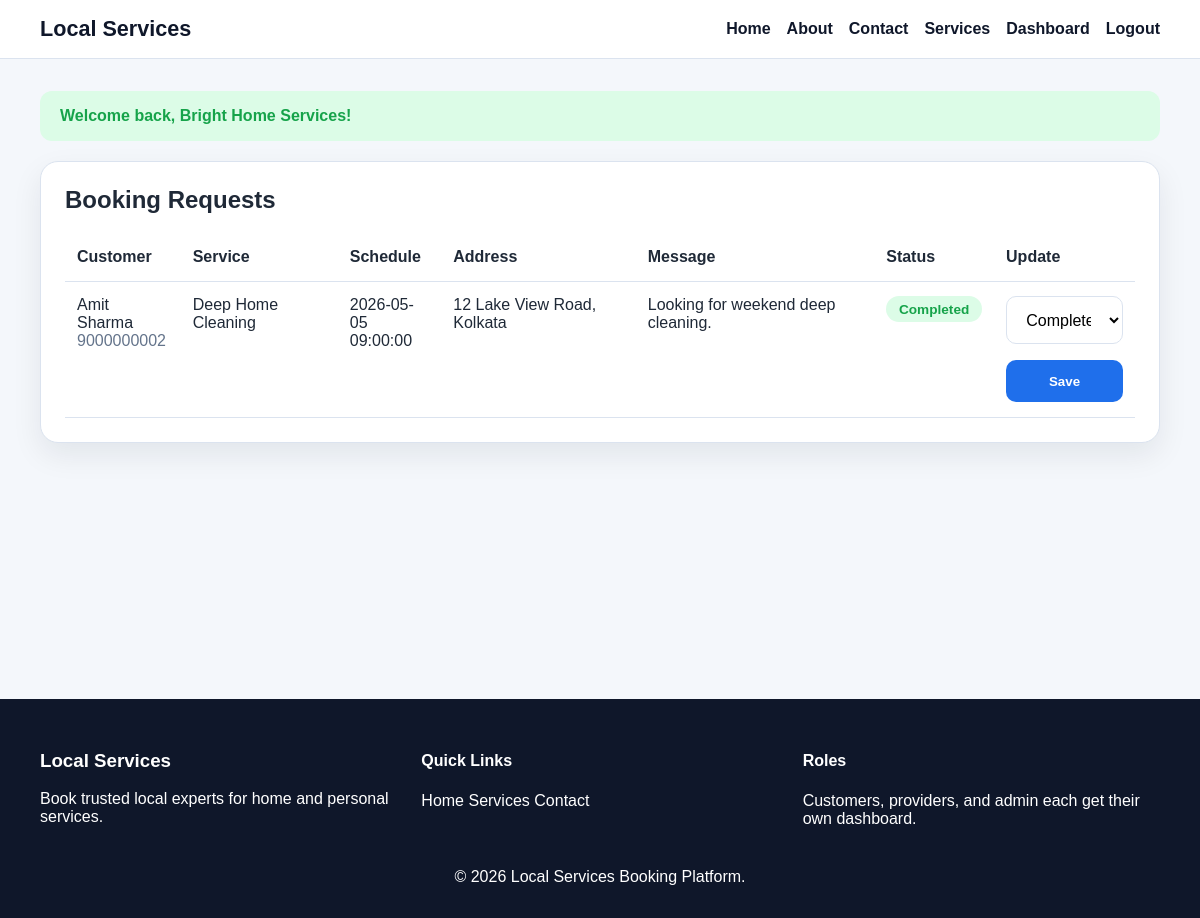
The page /provider/booking-requests.php (signed in) on the database its author committed.
### tables this page shows
CREATE TABLE bookings (
    id INT AUTO_INCREMENT PRIMARY KEY,
    customer_id INT NOT NULL,
    service_id INT NOT NULL,
    provider_id INT NOT NULL,
    booking_date DATE NOT NULL,
    booking_time TIME NOT NULL,
    address TEXT NOT NULL,
    message TEXT,
    status ENUM('pending', 'accepted', 'rejected', 'completed') DEFAULT 'pending',
    created_at TIMESTAMP DEFAULT CURRENT_TIMESTAMP,
    CONSTRAINT fk_bookings_customer FOREIGN KEY (customer_id) REFERENCES users(id) ON DELETE CASCADE,
    CONSTRAINT fk_bookings_service FOREIGN KEY (service_id) REFERENCES services(id) ON DELETE CASCADE,
    CONSTRAINT fk_bookings_provider FOREIGN KEY (provider_id) REFERENCES users(id) ON DELETE CASCADE
);

CREATE TABLE users (
    id INT AUTO_INCREMENT PRIMARY KEY,
    name VARCHAR(100) NOT NULL,
    email VARCHAR(120) NOT NULL UNIQUE,
    password VARCHAR(255) NOT NULL,
    phone VARCHAR(20) NOT NULL,
    address TEXT NOT NULL,
    role ENUM('customer', 'provider', 'admin') NOT NULL,
    created_at TIMESTAMP DEFAULT CURRENT_TIMESTAMP
);

CREATE TABLE services (
    id INT AUTO_INCREMENT PRIMARY KEY,
    provider_id INT NOT NULL,
    category_id INT NOT NULL,
    title VARCHAR(150) NOT NULL,
    description TEXT NOT NULL,
    price DECIMAL(10,2) NOT NULL,
    location VARCHAR(150) NOT NULL,
    status ENUM('active', 'inactive') DEFAULT 'active',
    created_at TIMESTAMP DEFAULT CURRENT_TIMESTAMP,
    CONSTRAINT fk_services_provider FOREIGN KEY (provider_id) REFERENCES users(id) ON DELETE CASCADE,
    CONSTRAINT fk_services_category FOREIGN KEY (category_id) REFERENCES categories(id) ON DELETE CASCADE
);

### includes/functions.php (called while the page is built, shortened)
<?php
function h(?string $value): string
{
    return htmlspecialchars((string) $value, ENT_QUOTES, 'UTF-8');
}
function fetch_all_assoc(mysqli_stmt $stmt): array
{
    $result = $stmt->get_result();
    return $result ? $result->fetch_all(MYSQLI_ASSOC) : [];
}
function get_status_badge_class(string $status): string
{
    return match ($status) {
        'accepted', 'active', 'completed' => 'badge-success',
        'rejected', 'inactive' => 'badge-danger',
        default => 'badge-warning',
    };
}
function booking_status_options(): array
{
    return ['pending', 'accepted', 'rejected', 'completed'];
}
?>

### provider/booking-requests.php (the view, shortened to what this page needs)
<?php
require_once __DIR__ . '/../includes/functions.php';
$user = current_user();
$stmt = $mysqli->prepare("
    SELECT bookings.*, services.title, users.name AS customer_name, users.phone AS customer_phone
    FROM bookings
    INNER JOIN services ON bookings.service_id = services.id
    INNER JOIN users ON bookings.customer_id = users.id
    WHERE bookings.provider_id = ?
    ORDER BY bookings.created_at DESC
");
$stmt->bind_param('i', $user['id']);
$stmt->execute();
$bookings = fetch_all_assoc($stmt);
require_once __DIR__ . '/../includes/header.php';
?>
<section class="table-card">
    <h2>Booking Requests</h2>
    <table>
        <thead>
            <tr>
                <th>Customer</th>
                <th>Service</th>
                <th>Schedule</th>
                <th>Address</th>
                <th>Message</th>
                <th>Status</th>
                <th>Update</th>
            </tr>
        </thead>
        <tbody>
            <?php if ($bookings): ?>
                <?php foreach ($bookings as $booking): ?>
                    <tr>
                        <td>
                            <?php echo h($booking['customer_name']); ?><br>
                            <span class="muted"><?php echo h($booking['customer_phone']); ?></span>
                        </td>
                        <td><?php echo h($booking['title']); ?></td>
                        <td><?php echo h($booking['booking_date']); ?><br><?php echo h($booking['booking_time']); ?></td>
                        <td><?php echo h($booking['address']); ?></td>
                        <td><?php echo h($booking['message']); ?></td>
                        <td><span class="badge <?php echo get_status_badge_class($booking['status']); ?>"><?php echo h($booking['status']); ?></span></td>
                        <td>
                            <form method="post">
                                <select name="status">
                                    <?php foreach (booking_status_options() as $statusOption): ?>
                                        <option value="<?php echo h($statusOption); ?>" <?php echo $booking['status'] === $statusOption ? 'selected' : ''; ?>>
                                            <?php echo ucfirst($statusOption); ?>
                                        </option>
                                    <?php endforeach; ?>
                                </select>
                                <button type="submit">Save</button>
                            </form>
                        </td>
                    </tr>
                <?php endforeach; ?>
            <?php else: ?>
                <tr>
                    <td colspan="7">No booking requests found.</td>
                </tr>
            <?php endif; ?>
        </tbody>
    </table>
</section>
<?php require_once __DIR__ . '/../includes/footer.php'; ?>

### assets/css/style.css (style rules this page uses)
:root { --primary: #1f6feb; --primary-dark: #154fa3; --secondary: #0f172a; --accent: #f59e0b; --bg: #f4f7fb; --white: #ffffff; --text: #1f2937; --muted: #64748b; --border: #dbe3ef; --success: #16a34a; --danger: #dc2626; --warning: #d97706; --shadow: 0 12px 30px rgba(15, 23, 42, 0.08); }
* { box-sizing: border-box; }
body { margin: 0; font-family: Arial, sans-serif; background: var(--bg); color: var(--text); }
.hero p, .section-heading p, .muted { color: var(--muted); }
.btn, button, input[type="submit"] { background: var(--primary); color: var(--white); border: none; border-radius: 10px; padding: 0.85rem 1.2rem; cursor: pointer; font-weight: 700; }
.card, .stat-card, .form-card, .table-card, .info-card { background: var(--white); border-radius: 18px; padding: 1.5rem; box-shadow: var(--shadow); border: 1px solid var(--border); }
.stat-card h3, .card h3, .form-card h2, .table-card h2 { margin-top: 0; }
.badge { display: inline-block; padding: 0.35rem 0.8rem; border-radius: 999px; font-size: 0.85rem; font-weight: 700; text-transform: capitalize; }
.badge-success { background: #dcfce7; color: var(--success); }
form { display: grid; gap: 1rem; }
input, select, textarea { width: 100%; padding: 0.85rem 0.95rem; border: 1px solid var(--border); border-radius: 10px; background: #fff; font: inherit; }
table { width: 100%; border-collapse: collapse; }
table th, table td { padding: 0.9rem 0.75rem; text-align: left; border-bottom: 1px solid var(--border); vertical-align: top; }

### rows shown on the page
bookings: customer.name "Amit Sharma", customer.phone "9000000002", service.title "Deep Home Cleaning", booking_date "2026-05-05", booking_time "09:00:00", address "12 Lake View Road, Kolkata", message "Looking for weekend deep cleaning.", status "Completed"

### other values the page prints
$flash['message'] "Welcome back, Bright Home Services!"
